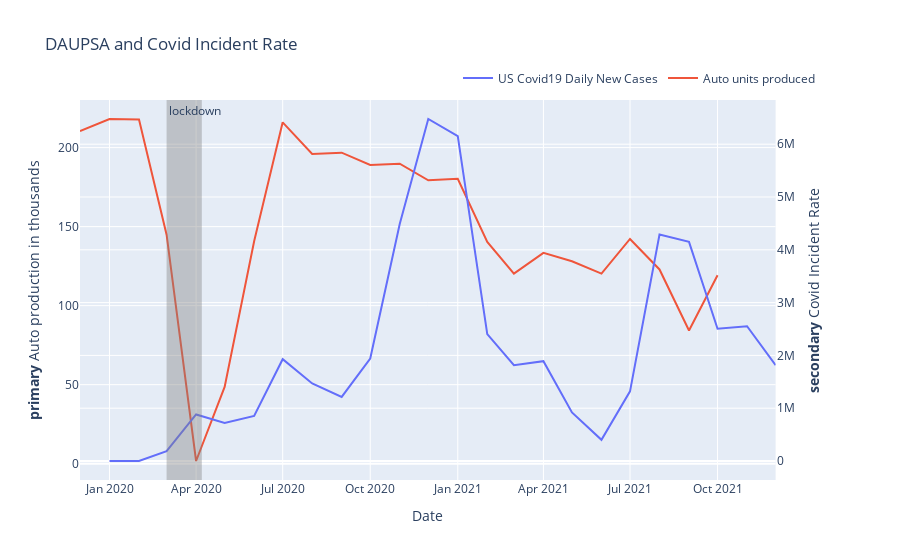

Notebook code cell kept with this figure:
### Markdown cell above
The OICA data limits us to yearly observations so now we will look at the FRED Domestic Auto Production (DAUPSA). Domestic auto production is defined as all autos assembled in the U.S.

### Code cell
# formatting daupsa data 
daupsa_pdf.DATE = pd.to_datetime(daupsa_pdf.DATE) 
# filtering out values 
filtered_daupsa_pdf = daupsa_pdf[daupsa_pdf['DATE']>'2019-11']


# Formatting monthly covid data 
us_new_cases_pdf['day'] = 1
us_new_cases_pdf['DATE'] = pd.to_datetime(us_new_cases_pdf[['year', 'month', 'day']])

# Plotting 
fig = make_subplots(specs=[[{"secondary_y": True}]])
# Add traces
fig.add_trace(
    go.Scatter(x=us_new_cases_pdf['DATE'], y=us_new_cases_pdf['New Cases'], name='US Covid19 Daily New Cases'),
    secondary_y=True,
)

fig.add_trace(
    go.Scatter(x=filtered_daupsa_pdf['DATE'], y=filtered_daupsa_pdf['DAUPSA'], name='Auto units produced'),
    secondary_y=False,
)

# Add figure title
fig.update_layout(
    title_text="DAUPSA and Covid Incident Rate"
)

# Set x-axis title
fig.update_xaxes(title_text="Date")

# Set y-axes titles
fig.update_yaxes(title_text="<b>primary</b> Auto production in thousands", secondary_y=False)
fig.update_yaxes(title_text="<b>secondary</b> Covid Incident Rate", secondary_y=True)
fig.add_vrect(x0='2020-03-01', x1='2020-04-07', line_width=0, fillcolor="grey", opacity=0.4,
                annotation_text="lockdown", annotation_position="top left",)
fig.update_layout(legend=dict(
    orientation="h",
    yanchor="bottom",
    y=1.02,
    xanchor="right",
    x=1
))
fig.show()

### Figure 1 — Plotly figure (JSON) as saved in the notebook; plotly's stock layout.template omitted (floating-point values rounded to 4 significant figures)
{"data": [{"name": "US Covid19 Daily New Cases", "type": "scatter", "x": ["2020-01-01T00:00:00", "2020-02-01T00:00:00", "2020-03-01T00:00:00", "2020-04-01T00:00:00", "2020-05-01T00:00:00", "2020-06-01T00:00:00", "2020-07-01T00:00:00", "2020-08-01T00:00:00", "2020-09-01T00:00:00", "2020-10-01T00:00:00", "2020-11-01T00:00:00", "2020-12-01T00:00:00", "2021-01-01T00:00:00", "2021-02-01T00:00:00", "2021-03-01T00:00:00", "2021-04-01T00:00:00", "2021-05-01T00:00:00", "2021-06-01T00:00:00", "2021-07-01T00:00:00", "2021-08-01T00:00:00", "2021-09-01T00:00:00", "2021-10-01T00:00:00", "2021-11-01T00:00:00", "2021-12-01T00:00:00"], "xaxis": "x", "y": [6, 64, 188148, 882138, 721866, 855122, 1928360, 1467923, 1212985, 1940998, 4489359, 6477113, 6152181, 2402500, 1814158, 1891308, 920788, 400686, 1318567, 4289817, 4149447, 2504093, 2552882, 1814034], "yaxis": "y2"}, {"name": "Auto units produced", "type": "scatter", "x": ["2019-12-01T00:00:00", "2020-01-01T00:00:00", "2020-02-01T00:00:00", "2020-03-01T00:00:00", "2020-04-01T00:00:00", "2020-05-01T00:00:00", "2020-06-01T00:00:00", "2020-07-01T00:00:00", "2020-08-01T00:00:00", "2020-09-01T00:00:00", "2020-10-01T00:00:00", "2020-11-01T00:00:00", "2020-12-01T00:00:00", "2021-01-01T00:00:00", "2021-02-01T00:00:00", "2021-03-01T00:00:00", "2021-04-01T00:00:00", "2021-05-01T00:00:00", "2021-06-01T00:00:00", "2021-07-01T00:00:00", "2021-08-01T00:00:00", "2021-09-01T00:00:00", "2021-10-01T00:00:00"], "xaxis": "x", "y": [210.4, 218.1, 217.8, 144.9, 1.7, 48.6, 140.7, 216, 196, 196.8, 189, 189.8, 179.3, 180.3, 140.3, 120.3, 133.4, 128.1, 120.3, 142.2, 122.9, 84.3, 119.2], "yaxis": "y"}], "layout": {"annotations": [{"showarrow": false, "text": "lockdown", "x": "2020-03-01", "xanchor": "left", "xref": "x", "y": 1, "yanchor": "top", "yref": "y domain"}], "legend": {"orientation": "h", "x": 1, "xanchor": "right", "y": 1.02, "yanchor": "bottom"}, "shapes": [{"fillcolor": "grey", "line": {"width": 0}, "opacity": 0.4, "type": "rect", "x0": "2020-03-01", "x1": "2020-04-07", "xref": "x", "y0": 0, "y1": 1, "yref": "y domain"}], "title": {"text": "DAUPSA and Covid Incident Rate"}, "xaxis": {"anchor": "y", "domain": [0, 0.94], "title": {"text": "Date"}}, "yaxis": {"anchor": "x", "domain": [0, 1], "title": {"text": "<b>primary</b> Auto production in thousands"}}, "yaxis2": {"anchor": "x", "overlaying": "y", "side": "right", "title": {"text": "<b>secondary</b> Covid Incident Rate"}}}}
